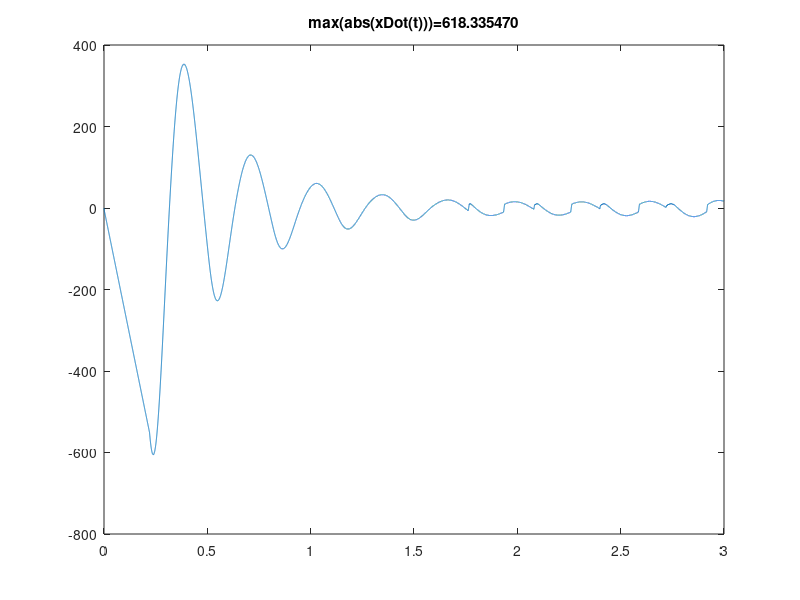
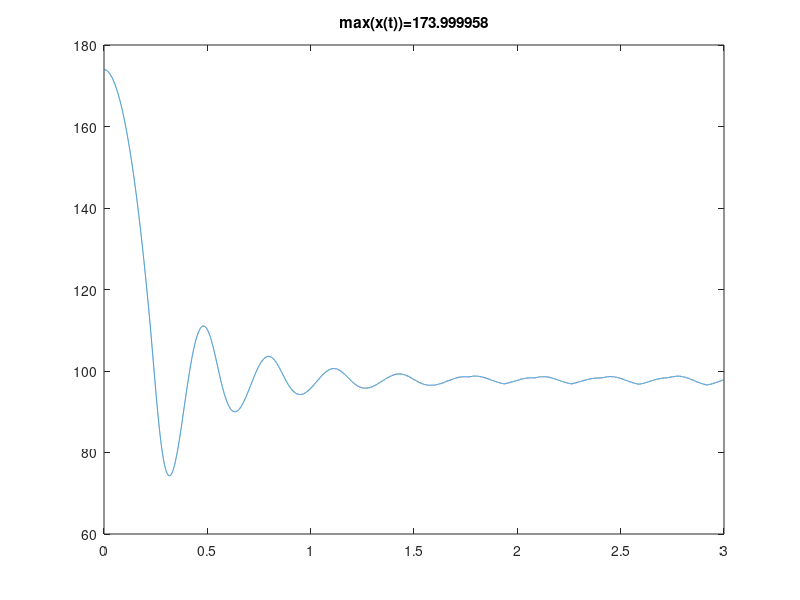

These figures' MATLAB source, in order:
clear;
m_1 = 348; % kg
m_2 = 67; % kg
k = 160000; % N/m
L0 = 113/1000; % 112 mm to m
b = 6000; % N*s/m
theta = 45*(pi/180); % degrees to rad
v01 = 10/1000; % mm to m
mu = 0.3;
g = 9.81;

t = 0;
tEnd = 3;
tDelta = 1e-4;
x = 174/1000; % mm to m
xDot = 0; % m/s
xDotDot = 0;

datapoints_size = ceil(tEnd/tDelta);
tPlot = zeros(datapoints_size, 1);
xPlot = zeros(datapoints_size, 1);
xDotPlot = zeros(datapoints_size, 1);
xDotDotPlot = zeros(datapoints_size, 1);


i = 1;
while t < tEnd
    mu_k = xDot*(mu/v01);
    if  xDot > v01
        mu_k = mu;
    elseif xDot < -v01
        mu_k = -mu;
    end
    F_r = (m_1)*g*cos(theta)*mu_k;

    F_k = k * (L0-x);
    F_b = b * (-xDot) * sqrt((xDot));
    if x > L0
        % then there is no bumber of spring
        F_k = 0;
        F_b = 0;
    end

    F_mg_2 = m_2*g;
    F_g = m_1*g*sin(theta);

    xDotDot = (F_mg_2+F_k+F_b - F_g -F_r)/(m_1+m_2);

    xDot = xDot + xDotDot*tDelta;
    x = x + xDot*tDelta;

    tPlot(i) = t;
    xPlot(i) = x*1000; % transform back to mm
    xDotPlot(i) = xDot*1000; % transform back to mm
    xDotDotPlot(i) = xDotDot*1000; % transform back to mm


    t = t + tDelta;
    i = i + 1;
end

plot(tPlot, xDotPlot)
title(sprintf('max(abs(xDot(t)))=%f', max(abs(xDotPlot))));
figure;

plot(tPlot, xPlot)
title(sprintf('max(x(t))=%f', max(xPlot)));


% 561,2068 (med marginen: 12,6242)